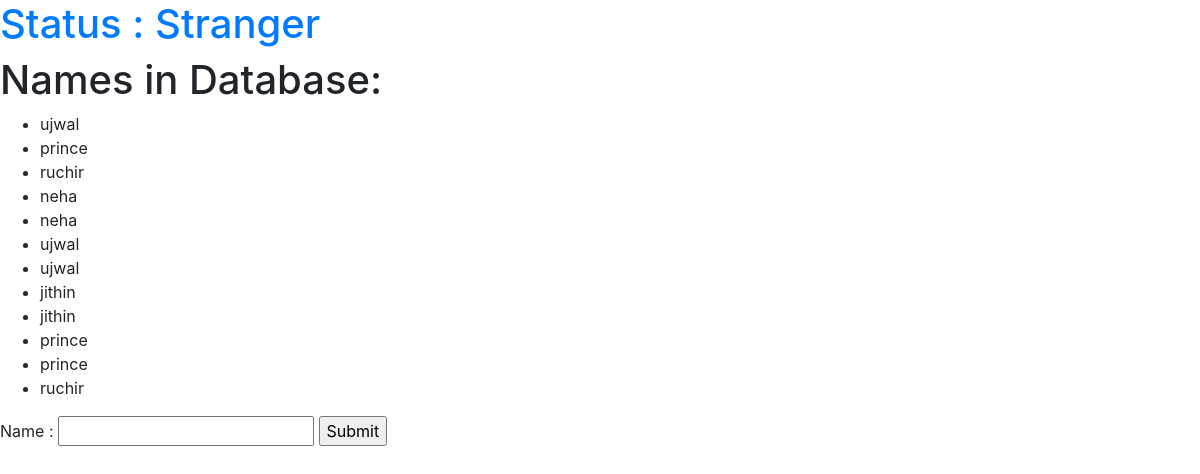
The page / on the database its author committed.
### tables this page shows
CREATE TABLE names(id INTEGER PRIMARY KEY AUTOINCREMENT, name TEXT);

### app.py (the view)
@app.route('/',methods = ['GET','POST'])
def show():
    if request.method == 'POST':
        text = request.form['name']
        status = model.add_name(text)
        names = model.get_names()
        return render_template('index.html', text=status , names=names)
    names = model.get_names()
    return render_template('index.html', text='Stranger' , names=names )

### model.py (called while the page is built)
def get_names():
    with sqlite3.connect('name.db') as db:
        c =  db.cursor()
        c.execute(f'SELECT name FROM names;')
        names = list(c.fetchall())
        return names

### templates/index.html
{% extends 'base.html' %}
{% block body %}
    <h1 class='text-primary'> Status :  {{ text }} </h1>
    <h1>Names in Database:</h1>
    <ul>
    {% for name in names %}
        <li>{{ name[0] }}</li>
    {% endfor %}
    </ul>
    <form action="/" method='POST'>
        <label>Name :</label>
        <input type="text" name='name'>
        <input type="submit">
    </form>
{% endblock %}

### templates/base.html (shortened to what this page needs)
<!doctype html>
<html lang="en">
<head>
    <link rel="stylesheet" href="https://stackpath.bootstrapcdn.com/bootstrap/4.3.1/css/bootstrap.min.css"
>
</head>
<body>
    {% block body %}
    {% endblock %}
</body>
</html>

### rows shown on the page
names: name "ujwal"
names: name "prince"
names: name "ruchir"
names: name "neha"
names: name "neha"
names: name "ujwal"
names: name "ujwal"
names: name "jithin"
names: name "jithin"
names: name "prince"
names: name "prince"
names: name "ruchir"

### other values the page prints
{{ text }} "Stranger"
